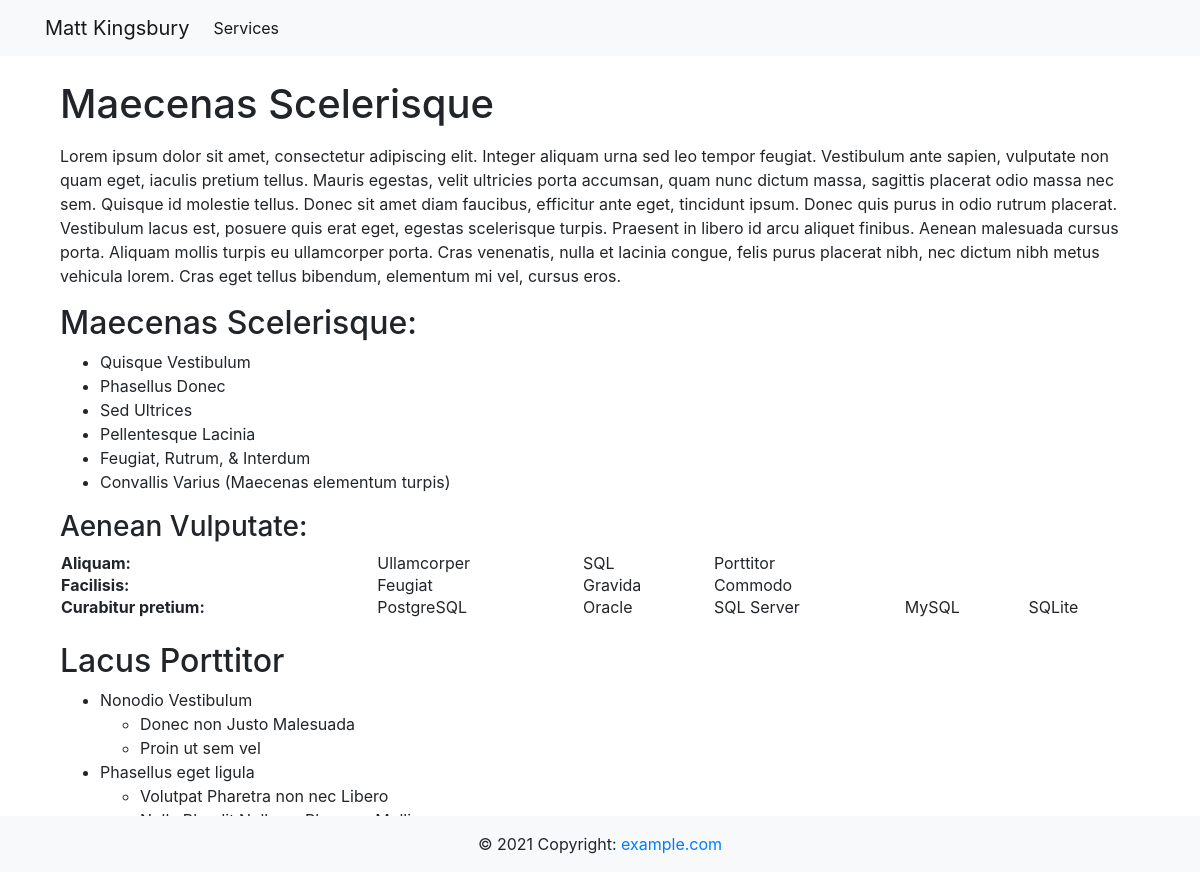
/projects/1/, run on the app's committed database.
### projects/models.py (models this page shows)
class Project(models.Model):
    title = models.CharField(max_length=100, unique=True)
    description = models.TextField(null=True)
    body = models.TextField(null=True)
    image = models.FilePathField(path="/img")
    detail_image = models.FilePathField(path="/img", null=True)

### projects/views.py (the view)
# urls.py: path("<int:pk>/", views.project_detail, name="project_detail"),
def project_detail(request, pk):
    project = Project.objects.get(pk=pk)
    context = {
        'project': project
    }
    return render(request, 'project_detail.html', context)

### projects/templates/project_detail.html (shortened to what this page needs)
{% extends "base.html" %}
{% load static %}
{% block page_content %}
    <br>
    <div class="container">
        <div class="row">
            {% if project.detail_image %}
                <div class="col-md-6">
            {% else %}
                <div class="col">
            {% endif %}
            <h1>{{ project.title }}</h1>
            {{ project.body|safe }}
            </div>
            </div>
        </div>
{% endblock %}

### templates/base.html (shortened to what this page needs)
<link rel="stylesheet"
      href="https://stackpath.bootstrapcdn.com/bootstrap/4.1.3/css/bootstrap.min.css"
>
<nav class="navbar navbar-expand-lg navbar-light bg-light">
    <div class="container">
        <a class="navbar-brand" href="{% url 'home' %}">Matt Kingsbury</a>
        <div class="collapse navbar-collapse" id="navbarSupportedContent">
            <ul class="navbar-nav mr-auto">
                <li class="nav-item active">
                    <a class="nav-link" href="{% url 'project_index' %}">Services</a>
                </li>
            </ul>
        </div>
    </div>
</nav>
<div class="container">
    {% block page_content %}{% endblock %}
</div>
<footer class="page-footer font-small teal pt-4">
    <div class="footer-copyright text-center py-3" style="background-color:#f8f9fa; overflow:auto;
  width:100%;position:fixed;bottom:0">©
        2021 Copyright:
        <a href="https://example.com">example.com</a>
    </div>
</footer>

### data on the page
Project: title "Maecenas Scelerisque", body "Lorem ipsum dolor sit amet, consectetur adipiscing elit. Integer aliquam urna sed leo tempor feugiat. Vestibulum ante sapien, vulputate non quam eget, iaculis pretium tellus. Mauris egestas, velit ultricies porta accumsan, quam nunc dictum massa, sagittis placerat odio massa nec sem. Quisque id molestie tellus. Donec sit amet diam faucibus, efficitur ante eget, tincidunt ipsum. Donec quis purus in odio rutrum placerat. Vestibulum lacus est, posuere quis erat eget, egestas scelerisque turpis. Praesent in libero id arcu aliquet finibus. Aenean malesuada cursus porta. Aliquam mollis turpis eu ullamcorper porta. Cras venenatis, nulla et lacinia congue, felis purus placerat nibh, nec dictum nibh…"
